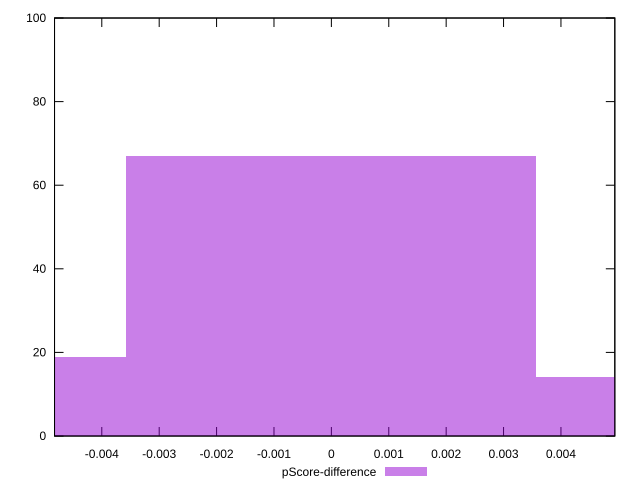

This figure's gnuplot source:
reset

$pScoreDifference <<EOF
0 67
0.007140478842930988 14
-0.007140478842930988 19
EOF

set key outside below
set boxwidth 0.007140478842930988
set xrange [-0.004823465057828602:0.0049385990218140385]
set yrange [0:100]
set trange [0:100]
set style fill transparent solid 0.5 noborder
set terminal svg size 640, 490 enhanced background rgb 'white'
set output "report_00026_2021-02-22T21:38:55.199Z/first-contentful-paint/samples/pages/pScore-difference/histogram.svg"

plot $pScoreDifference title "pScore-difference" with boxes

reset
